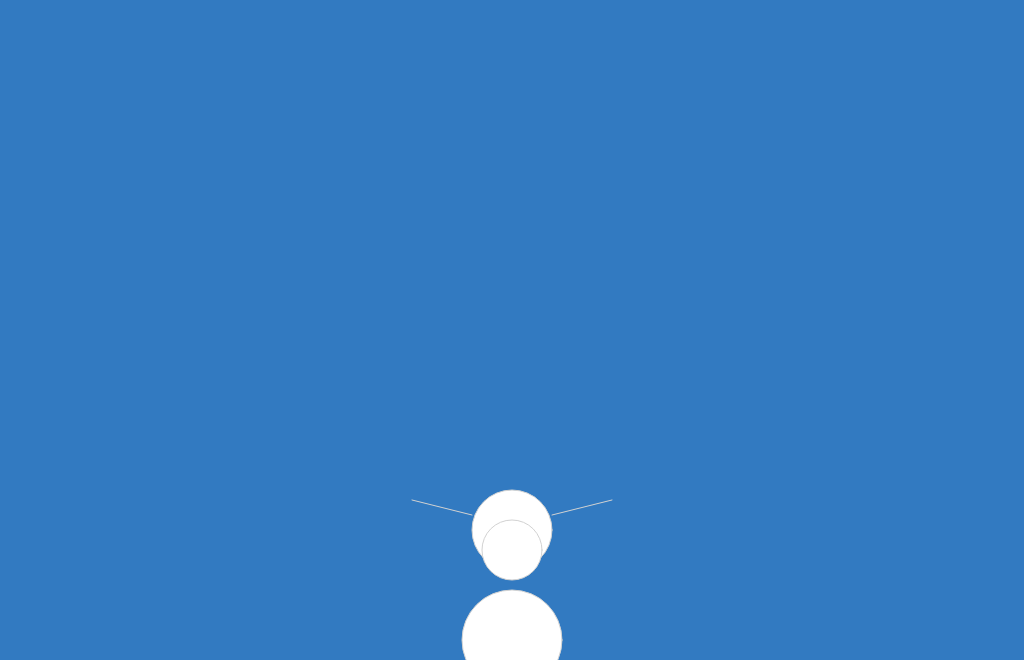
Frame 1 (no input)
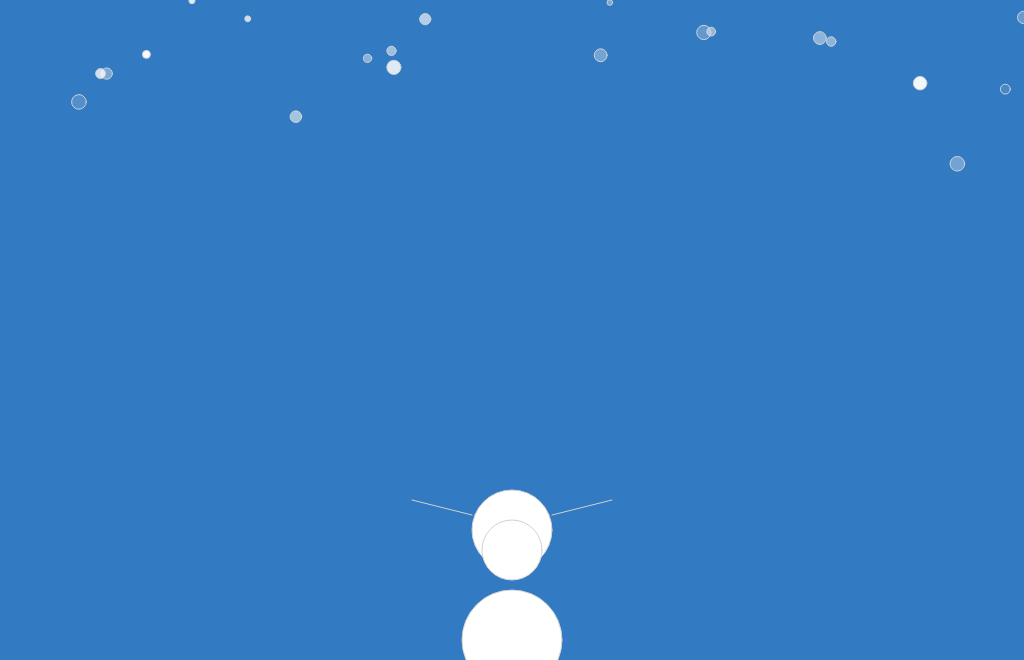
Frame 60 (no input)
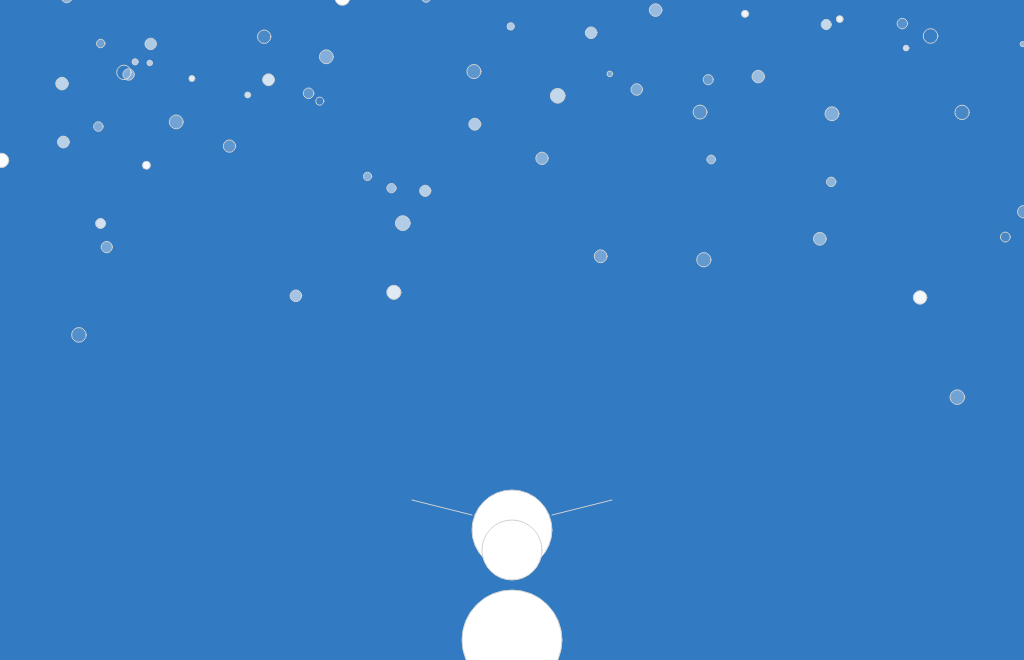
Frame 120 (the mouse pressed at the canvas centre since frame 60)

The p5.js sketch that drew these frames (run headless with seeded random() and noise() and a simulated clock; from frame 60 on, the mouse is pressed at the canvas centre):

// p5.js sketch
// ── sketch.js
/*
  Snowing effect using the p5.js library
  Starting point/source of inspiration:
  https://alexdudescu.wordpress.com/2017/01/17/1-snowing-effect/
*/

// Declare and initialize screen size
var screenWidth = 1024;
var screenHeight = 660;

// Declare and initialize flake array
var flakeNumber = 100;
var flakes = [];

function setup() {
    createCanvas(screenWidth, screenHeight);
    noStroke(); // Disable outline

    for (var i = 0; i < flakeNumber; i++) {
      flakes[i] = new Flake(); // Make 100 new flakes in this array
      // Spawn snowflake randomly on the screen
      flakes[i].spawnRandom();
    }
}

function draw() {
    background(50, 122, 193);

    // Display and update the position of each snowflake
    for (var i = 0; i < flakeNumber; i++) {
      flakes[i].show();
      flakes[i].update();
    }
    var snowman = new SnowMan();
}

// ── flake.js
// Create a constructor function/class for a Flake object
function Flake() { // Note: JavaScript uses functions as classes
   /* 
   'this' refers to the new instance of the SnowEffect object that is being created.
   When the function includes 'this', it is saying all new instances will be
   automatically assigned the given properties and values upon instantiation.
   */
   this.x = 0;
   this.y = 0;
   this.z = 0;

   this.flakeOpacity = 0;
   this.flakeDiameter = 0;
   this.flakeBaseDiameter = 5;
   this.flakeSpeed = 0;
   this.flakeBaseSpeed = 1;

   /*
   Assign function definition to spawnRandom method.
   Note: We use 'this' to say that the method belongs to the obj being created.
   */
   
   // Set random properties for the flakes
   this.spawnRandom = function()

   {
     this.x = random(screenWidth); // floor(random(0, screenWidth));
     this.y = random(-500, -50);
     this.z = random(0, 1); // Assign a random value to give a sense of depth

     this.flakeOpacity = random(0, 1);
     this.flakeDiameter = this.flakeBaseDiameter + 10 * this.z;
     this.flakeSpeed = this.flakeBaseSpeed + 3 * this.z;
   }

   // Function to render flakes on the screen
   this.show = function()
   {
      // Set color to fill ellipse; Return a string representation of a vector (logs vectors in the console)     
      fill('rgba(255, 255, 255, '+ this.flakeOpacity.toString() +')'); 
      // Method syntax --> ellipse(x,y,w,[h])
      ellipse(this.x, this.y, this.flakeDiameter, this.flakeDiameter);
   }

   // Update the current state of the flakes
   this.update = function()
   {
     if (this.y > screenHeight)
        this.spawnRandom();

     this.y += this.flakeSpeed;
   }
}
// ── snowman.js
var snowColor = 255;

function SnowMan() {
  var centerX = screenWidth/2;
  var centerY = screenHeight/2 + 200;
  var offsetHand = 30;

  stroke(210);
	fill(snowColor);

  // Bottom circle (x,y,width,height) 
  ellipse(centerX,640,100,100);
  ellipse(centerX,centerY,80,80);
  ellipse(centerX,550,60,60);
  
  line(centerX-100,centerY-offsetHand,centerX-40,centerY - 15);
  line(centerX+100,centerY-offsetHand,centerX+40,centerY - 15);
}
